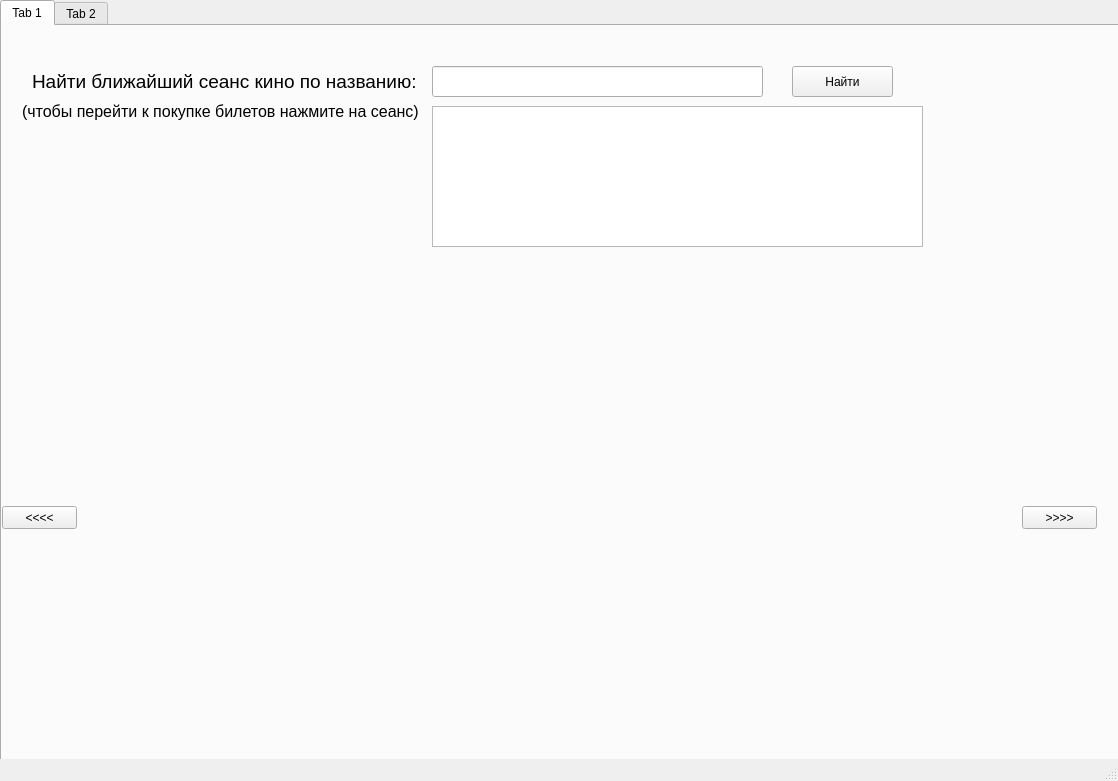
<?xml version="1.0" encoding="UTF-8"?>
<ui version="4.0">
 <class>MainWindow</class>
 <widget class="QMainWindow" name="MainWindow">
  <property name="geometry">
   <rect>
    <x>0</x>
    <y>0</y>
    <width>1118</width>
    <height>781</height>
   </rect>
  </property>
  <property name="windowTitle">
   <string>MainWindow</string>
  </property>
  <widget class="QWidget" name="centralwidget">
   <widget class="QTabWidget" name="tabWidget">
    <property name="geometry">
     <rect>
      <x>0</x>
      <y>0</y>
      <width>1271</width>
      <height>811</height>
     </rect>
    </property>
    <property name="currentIndex">
     <number>0</number>
    </property>
    <widget class="QWidget" name="tab">
     <attribute name="title">
      <string>Tab 1</string>
     </attribute>
     <widget class="QLabel" name="playbill_image">
      <property name="geometry">
       <rect>
        <x>0</x>
        <y>260</y>
        <width>1111</width>
        <height>481</height>
       </rect>
      </property>
      <property name="text">
       <string/>
      </property>
     </widget>
     <widget class="QPushButton" name="left_image">
      <property name="geometry">
       <rect>
        <x>0</x>
        <y>480</y>
        <width>75</width>
        <height>23</height>
       </rect>
      </property>
      <property name="text">
       <string>&lt;&lt;&lt;&lt;</string>
      </property>
     </widget>
     <widget class="QPushButton" name="right_image">
      <property name="geometry">
       <rect>
        <x>1020</x>
        <y>480</y>
        <width>75</width>
        <height>23</height>
       </rect>
      </property>
      <property name="text">
       <string>&gt;&gt;&gt;&gt;</string>
      </property>
     </widget>
     <widget class="QLabel" name="label_30">
      <property name="geometry">
       <rect>
        <x>30</x>
        <y>30</y>
        <width>421</width>
        <height>51</height>
       </rect>
      </property>
      <property name="font">
       <font>
        <pointsize>14</pointsize>
       </font>
      </property>
      <property name="text">
       <string>Найти ближайший сеанс кино по названию:</string>
      </property>
     </widget>
     <widget class="QLineEdit" name="title">
      <property name="geometry">
       <rect>
        <x>430</x>
        <y>40</y>
        <width>331</width>
        <height>31</height>
       </rect>
      </property>
      <property name="font">
       <font>
        <pointsize>14</pointsize>
       </font>
      </property>
      <property name="text">
       <string/>
      </property>
     </widget>
     <widget class="QListWidget" name="nearst_sessions">
      <property name="geometry">
       <rect>
        <x>430</x>
        <y>80</y>
        <width>491</width>
        <height>141</height>
       </rect>
      </property>
     </widget>
     <widget class="QPushButton" name="nearst_btn">
      <property name="geometry">
       <rect>
        <x>790</x>
        <y>40</y>
        <width>101</width>
        <height>31</height>
       </rect>
      </property>
      <property name="text">
       <string>Найти</string>
      </property>
     </widget>
     <widget class="QLabel" name="label_31">
      <property name="geometry">
       <rect>
        <x>20</x>
        <y>60</y>
        <width>411</width>
        <height>51</height>
       </rect>
      </property>
      <property name="font">
       <font>
        <pointsize>12</pointsize>
       </font>
      </property>
      <property name="text">
       <string>(чтобы перейти к покупке билетов нажмите на сеанс)</string>
      </property>
     </widget>
    </widget>
    <widget class="QWidget" name="tab_2">
     <attribute name="title">
      <string>Tab 2</string>
     </attribute>
     <widget class="QPushButton" name="pay">
      <property name="geometry">
       <rect>
        <x>1000</x>
        <y>70</y>
        <width>75</width>
        <height>23</height>
       </rect>
      </property>
      <property name="text">
       <string>Купить</string>
      </property>
     </widget>
     <widget class="QComboBox" name="combo_time">
      <property name="geometry">
       <rect>
        <x>670</x>
        <y>20</y>
        <width>171</width>
        <height>22</height>
       </rect>
      </property>
     </widget>
     <widget class="QLabel" name="label_price">
      <property name="geometry">
       <rect>
        <x>980</x>
        <y>30</y>
        <width>47</width>
        <height>13</height>
       </rect>
      </property>
      <property name="text">
       <string>Сумма:</string>
      </property>
     </widget>
     <widget class="QLCDNumber" name="price">
      <property name="geometry">
       <rect>
        <x>1020</x>
        <y>20</y>
        <width>91</width>
        <height>23</height>
       </rect>
      </property>
     </widget>
     <widget class="QComboBox" name="combo_cinema">
      <property name="geometry">
       <rect>
        <x>90</x>
        <y>20</y>
        <width>151</width>
        <height>22</height>
       </rect>
      </property>
     </widget>
     <widget class="QComboBox" name="combo_sessions">
      <property name="geometry">
       <rect>
        <x>430</x>
        <y>20</y>
        <width>151</width>
        <height>22</height>
       </rect>
      </property>
     </widget>
     <widget class="QComboBox" name="combo_halls">
      <property name="geometry">
       <rect>
        <x>320</x>
        <y>20</y>
        <width>51</width>
        <height>22</height>
       </rect>
      </property>
     </widget>
     <widget class="QPushButton" name="choose_btn">
      <property name="geometry">
       <rect>
        <x>850</x>
        <y>20</y>
        <width>101</width>
        <height>23</height>
       </rect>
      </property>
      <property name="text">
       <string>Выбрать место</string>
      </property>
     </widget>
     <widget class="QWidget" name="horizontalLayoutWidget">
      <property name="geometry">
       <rect>
        <x>70</x>
        <y>60</y>
        <width>761</width>
        <height>17</height>
       </rect>
      </property>
      <layout class="QHBoxLayout" name="horizontalLayout">
       <item>
        <widget class="QLabel" name="label_7">
         <property name="text">
          <string>1</string>
         </property>
        </widget>
       </item>
       <item>
        <widget class="QLabel" name="label_15">
         <property name="text">
          <string>2</string>
         </property>
        </widget>
       </item>
       <item>
        <widget class="QLabel" name="label_23">
         <property name="text">
          <string>3</string>
         </property>
        </widget>
       </item>
       <item>
        <widget class="QLabel" name="label_26">
         <property name="text">
          <string>4</string>
         </property>
        </widget>
       </item>
       <item>
        <widget class="QLabel" name="label_25">
         <property name="text">
          <string>5</string>
         </property>
        </widget>
       </item>
       <item>
        <widget class="QLabel" name="label_24">
         <property name="text">
          <string>6</string>
         </property>
        </widget>
       </item>
       <item>
        <widget class="QLabel" name="label_22">
         <property name="text">
          <string>7</string>
         </property>
        </widget>
       </item>
       <item>
        <widget class="QLabel" name="label_21">
         <property name="text">
          <string>8</string>
         </property>
        </widget>
       </item>
       <item>
        <widget class="QLabel" name="label_20">
         <property name="text">
          <string>9</string>
         </property>
        </widget>
       </item>
       <item>
        <widget class="QLabel" name="label_19">
         <property name="text">
          <string>10</string>
         </property>
        </widget>
       </item>
       <item>
        <widget class="QLabel" name="label_18">
         <property name="text">
          <string>11</string>
         </property>
        </widget>
       </item>
       <item>
        <widget class="QLabel" name="label_17">
         <property name="text">
          <string>12</string>
         </property>
        </widget>
       </item>
       <item>
        <widget class="QLabel" name="label_16">
         <property name="text">
          <string>13</string>
         </property>
        </widget>
       </item>
       <item>
        <widget class="QLabel" name="label_14">
         <property name="text">
          <string>14</string>
         </property>
        </widget>
       </item>
       <item>
        <widget class="QLabel" name="label_13">
         <property name="text">
          <string>15</string>
         </property>
        </widget>
       </item>
       <item>
        <widget class="QLabel" name="label_12">
         <property name="text">
          <string>16</string>
         </property>
        </widget>
       </item>
       <item>
        <widget class="QLabel" name="label_11">
         <property name="text">
          <string>17</string>
         </property>
        </widget>
       </item>
       <item>
        <widget class="QLabel" name="label_10">
         <property name="text">
          <string>18</string>
         </property>
        </widget>
       </item>
       <item>
        <widget class="QLabel" name="label_9">
         <property name="text">
          <string>19</string>
         </property>
        </widget>
       </item>
       <item>
        <widget class="QLabel" name="label_8">
         <property name="text">
          <string>20</string>
         </property>
        </widget>
       </item>
       <item>
        <widget class="QLabel" name="label_6">
         <property name="text">
          <string>21</string>
         </property>
        </widget>
       </item>
       <item>
        <widget class="QLabel" name="label_5">
         <property name="text">
          <string>22</string>
         </property>
        </widget>
       </item>
       <item>
        <widget class="QLabel" name="label_4">
         <property name="text">
          <string>23</string>
         </property>
        </widget>
       </item>
       <item>
        <widget class="QLabel" name="label_3">
         <property name="text">
          <string>24</string>
         </property>
        </widget>
       </item>
       <item>
        <widget class="QLabel" name="label_2">
         <property name="text">
          <string>25</string>
         </property>
        </widget>
       </item>
       <item>
        <widget class="QLabel" name="label_53">
         <property name="text">
          <string>26</string>
         </property>
        </widget>
       </item>
       <item>
        <widget class="QLabel" name="label_55">
         <property name="text">
          <string>27</string>
         </property>
        </widget>
       </item>
       <item>
        <widget class="QLabel" name="label_54">
         <property name="text">
          <string>28</string>
         </property>
        </widget>
       </item>
       <item>
        <widget class="QLabel" name="label_56">
         <property name="text">
          <string>29</string>
         </property>
        </widget>
       </item>
       <item>
        <widget class="QLabel" name="label_58">
         <property name="text">
          <string>30</string>
         </property>
        </widget>
       </item>
       <item>
        <widget class="QLabel" name="label_59">
         <property name="text">
          <string>31</string>
         </property>
        </widget>
       </item>
       <item>
        <widget class="QLabel" name="label_57">
         <property name="text">
          <string>32</string>
         </property>
        </widget>
       </item>
       <item>
        <widget class="QLabel" name="label_60">
         <property name="text">
          <string>33</string>
         </property>
        </widget>
       </item>
       <item>
        <widget class="QLabel" name="label_62">
         <property name="text">
          <string>34</string>
         </property>
        </widget>
       </item>
       <item>
        <widget class="QLabel" name="label_61">
         <property name="text">
          <string>35</string>
         </property>
        </widget>
       </item>
      </layout>
     </widget>
     <widget class="QWidget" name="verticalLayoutWidget">
      <property name="geometry">
       <rect>
        <x>30</x>
        <y>90</y>
        <width>16</width>
        <height>631</height>
       </rect>
      </property>
      <layout class="QVBoxLayout" name="verticalLayout">
       <item>
        <widget class="QLabel" name="label_63">
         <property name="text">
          <string>1</string>
         </property>
        </widget>
       </item>
       <item>
        <widget class="QLabel" name="label_69">
         <property name="text">
          <string>2</string>
         </property>
        </widget>
       </item>
       <item>
        <widget class="QLabel" name="label_74">
         <property name="text">
          <string>3</string>
         </property>
        </widget>
       </item>
       <item>
        <widget class="QLabel" name="label_75">
         <property name="text">
          <string>4</string>
         </property>
        </widget>
       </item>
       <item>
        <widget class="QLabel" name="label_79">
         <property name="text">
          <string>5</string>
         </property>
        </widget>
       </item>
       <item>
        <widget class="QLabel" name="label_81">
         <property name="text">
          <string>6</string>
         </property>
        </widget>
       </item>
       <item>
        <widget class="QLabel" name="label_83">
         <property name="text">
          <string>7</string>
         </property>
        </widget>
       </item>
       <item>
        <widget class="QLabel" name="label_106">
         <property name="text">
          <string>8</string>
         </property>
        </widget>
       </item>
       <item>
        <widget class="QLabel" name="label_110">
         <property name="text">
          <string>9</string>
         </property>
        </widget>
       </item>
       <item>
        <widget class="QLabel" name="label_112">
         <property name="text">
          <string>10</string>
         </property>
        </widget>
       </item>
       <item>
        <widget class="QLabel" name="label_114">
         <property name="text">
          <string>11</string>
         </property>
        </widget>
       </item>
       <item>
        <widget class="QLabel" name="label_116">
         <property name="text">
          <string>12</string>
         </property>
        </widget>
       </item>
       <item>
        <widget class="QLabel" name="label_119">
         <property name="text">
          <string>13</string>
         </property>
        </widget>
       </item>
       <item>
        <widget class="QLabel" name="label_121">
         <property name="text">
          <string>14</string>
         </property>
        </widget>
       </item>
       <item>
        <widget class="QLabel" name="label_120">
         <property name="text">
          <string>15</string>
         </property>
        </widget>
       </item>
       <item>
        <widget class="QLabel" name="label_118">
         <property name="text">
          <string>16</string>
         </property>
        </widget>
       </item>
       <item>
        <widget class="QLabel" name="label_117">
         <property name="text">
          <string>17</string>
         </property>
        </widget>
       </item>
       <item>
        <widget class="QLabel" name="label_115">
         <property name="text">
          <string>18</string>
         </property>
        </widget>
       </item>
       <item>
        <widget class="QLabel" name="label_113">
         <property name="text">
          <string>19</string>
         </property>
        </widget>
       </item>
       <item>
        <widget class="QLabel" name="label_111">
         <property name="text">
          <string>20</string>
         </property>
        </widget>
       </item>
       <item>
        <widget class="QLabel" name="label_109">
         <property name="text">
          <string>21</string>
         </property>
        </widget>
       </item>
       <item>
        <widget class="QLabel" name="label_108">
         <property name="text">
          <string>22</string>
         </property>
        </widget>
       </item>
       <item>
        <widget class="QLabel" name="label_107">
         <property name="text">
          <string>23</string>
         </property>
        </widget>
       </item>
       <item>
        <widget class="QLabel" name="label_82">
         <property name="text">
          <string>24</string>
         </property>
        </widget>
       </item>
       <item>
        <widget class="QLabel" name="label_80">
         <property name="text">
          <string>25</string>
         </property>
        </widget>
       </item>
       <item>
        <widget class="QLabel" name="label_78">
         <property name="text">
          <string>26</string>
         </property>
        </widget>
       </item>
       <item>
        <widget class="QLabel" name="label_77">
         <property name="text">
          <string>27</string>
         </property>
        </widget>
       </item>
       <item>
        <widget class="QLabel" name="label_76">
         <property name="text">
          <string>28</string>
         </property>
        </widget>
       </item>
       <item>
        <widget class="QLabel" name="label_73">
         <property name="text">
          <string>29</string>
         </property>
        </widget>
       </item>
       <item>
        <widget class="QLabel" name="label_72">
         <property name="text">
          <string>30</string>
         </property>
        </widget>
       </item>
      </layout>
     </widget>
     <widget class="QLabel" name="label">
      <property name="geometry">
       <rect>
        <x>20</x>
        <y>20</y>
        <width>121</width>
        <height>16</height>
       </rect>
      </property>
      <property name="text">
       <string>Кинотеатр:</string>
      </property>
     </widget>
     <widget class="QLabel" name="label_27">
      <property name="geometry">
       <rect>
        <x>250</x>
        <y>20</y>
        <width>71</width>
        <height>16</height>
       </rect>
      </property>
      <property name="text">
       <string>Номер зала:</string>
      </property>
     </widget>
     <widget class="QLabel" name="label_28">
      <property name="geometry">
       <rect>
        <x>390</x>
        <y>20</y>
        <width>47</width>
        <height>13</height>
       </rect>
      </property>
      <property name="text">
       <string>Кино:</string>
      </property>
     </widget>
     <widget class="QLabel" name="label_29">
      <property name="geometry">
       <rect>
        <x>590</x>
        <y>20</y>
        <width>81</width>
        <height>16</height>
       </rect>
      </property>
      <property name="text">
       <string>Дата и время:</string>
      </property>
     </widget>
    </widget>
   </widget>
  </widget>
  <widget class="QStatusBar" name="statusbar"/>
 </widget>
 <resources/>
 <connections/>
</ui>
